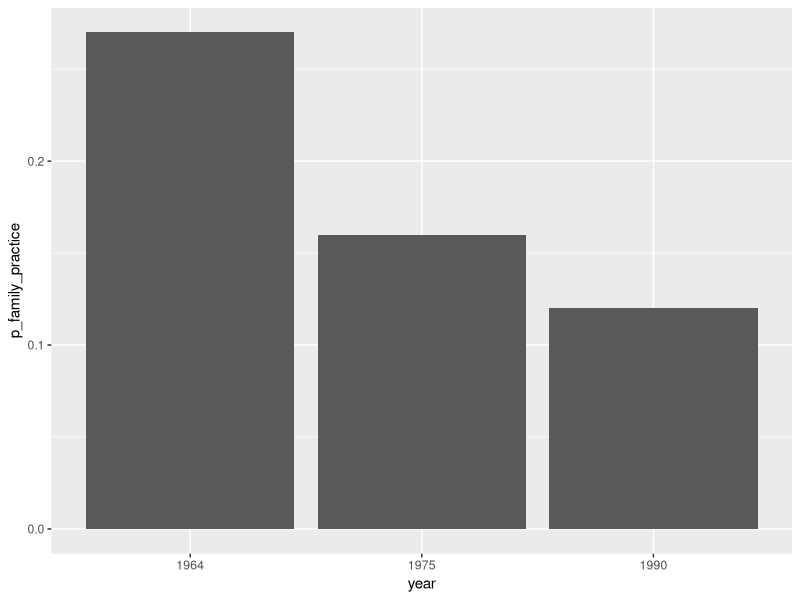
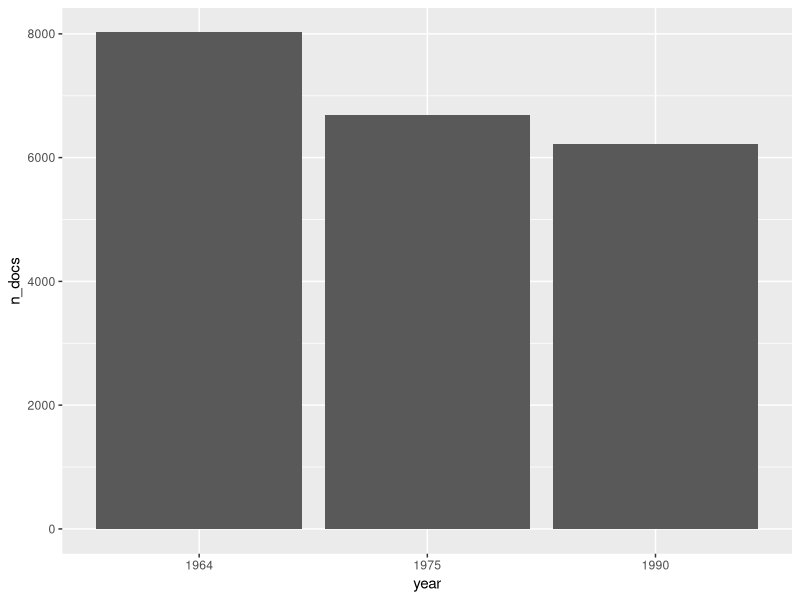
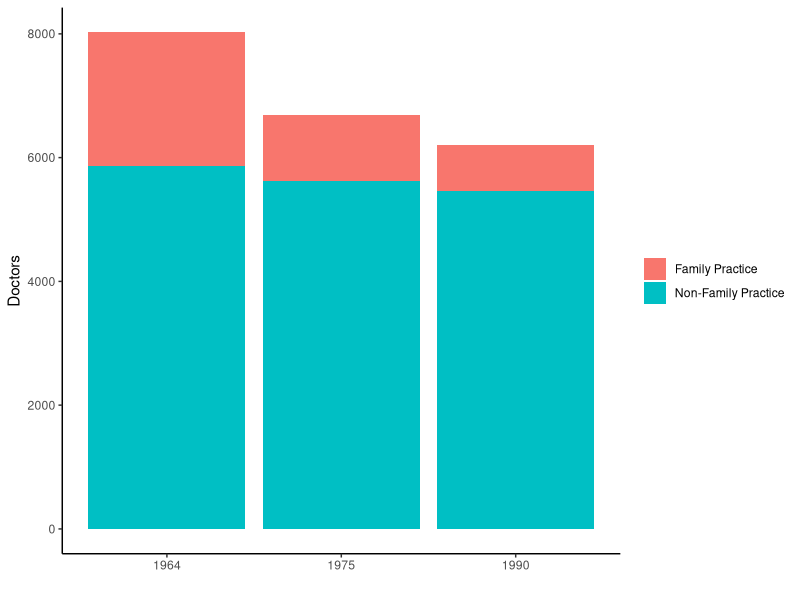
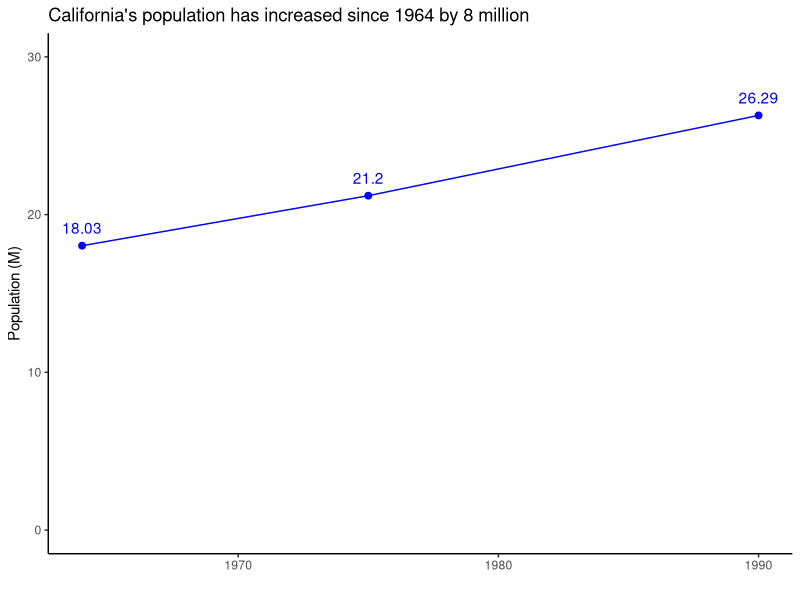
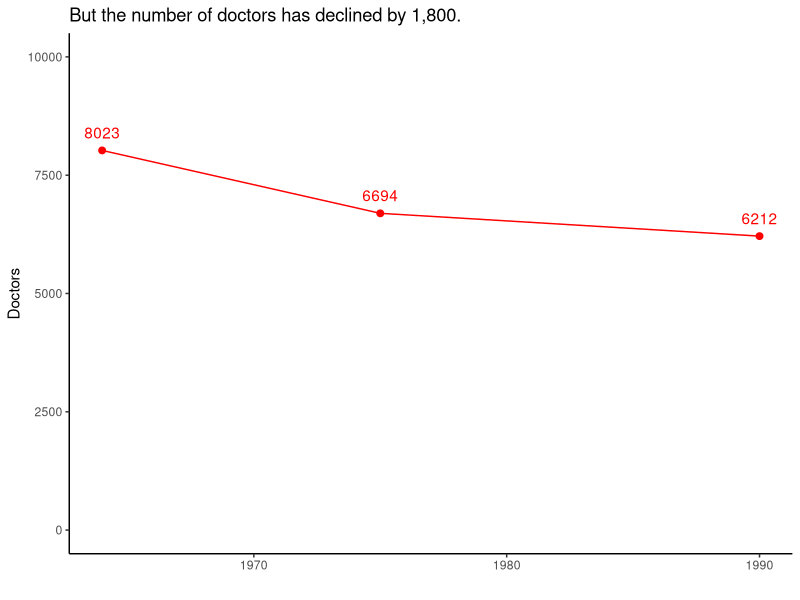

Reproduce these figures in R, in order.
## ---- chunk 1
#| echo: true
p_family_practice <- c(.27, .16, .12)
year <- c(1964, 1975, 1990)
ratio_to_pop <- c(2247, 3167, 4232)
n_docs <- c(8023, 6694, 6212)

docs_df <- data.frame(year, p_family_practice, ratio_to_pop, n_docs)
## ---- chunk 2
library(ggplot2)
library(dplyr)
docs_df |>
  mutate(year = factor(year)) |>
  ggplot() +
  aes(x = year, p_family_practice) +
  geom_bar(stat = "identity")
## ---- chunk 3
docs_df |>
  mutate(year = factor(year)) |>
  ggplot() +
  aes(x = year, n_docs) +
  geom_bar(stat = "identity")
## ---- chunk 4
#| echo: true

n_family <- n_docs*p_family_practice
n_non_family <- n_docs*(1 - p_family_practice)
n_docs_specialty <- c(n_family, n_non_family)
years <- rep(year, 2)
specialty <- rep(c("Family Practice", "Non-Family Practice"), each = length(year))

docs_df_new <- data.frame(years, specialty, n_docs = n_docs_specialty)
## ---- chunk 5
#| label: fig-docs-by-specialty
#| fig-cap: "Doctors in California by speciality 1964-1990."
#| echo: true
docs_df_new |>
  mutate(years = factor(years)) |>
  ggplot() +
  aes(x = years, y = n_docs, fill = specialty) +
  geom_bar(stat = "identity") +
  ylab("Doctors") +
  xlab("") +
  theme_classic() +
  theme(legend.title = element_blank())
## ---- chunk 6
total_pop <- n_docs*ratio_to_pop
pop <- c(total_pop, n_docs)
docs_general <- rep(c("Non-doctors", "Doctors"), each = 3)

docs_df_another <- data.frame(years, docs_general, pop)
## ---- chunk 7
#| label: fig-docs-as-p-population
#| fig-cap: "California population 1964-1990."
#| echo: true
docs_df_another |>
  mutate(pop_millions = round(pop/1e6, digits = 2)) |>
  filter(docs_general == "Non-doctors") |>
  ggplot() +
  aes(x = years, y = pop_millions) +
  geom_point(color = "blue", size = 2) +
  geom_line(color = "blue") +
  geom_text(aes(label = pop_millions), vjust = -1, color = "blue") +
  ylab("Population (M)") +
  xlab("") +
  ylim(0, 30) +
  theme_classic() +
  ggtitle("California's population has increased since 1964 by 8 million")
## ---- chunk 8
#| label: fig-population
#| fig-cap: "California doctors 1964-1990."
#| echo: true
docs_df_another |>
  # mutate(years = factor(years)) |>
  filter(docs_general == "Doctors") |>
  ggplot() +
  aes(x = years, y = pop) +
  geom_point(color = "red", size = 2) +
  geom_line(color = "red") +
  geom_text(aes(label = pop), vjust = -1, color = "red") +
  ylab("Doctors") +
  xlab("") +
  ylim(0, 10000) +
  theme_classic() +
  theme(legend.title = element_blank()) +
  ggtitle("But the number of doctors has declined by 1,800.")
